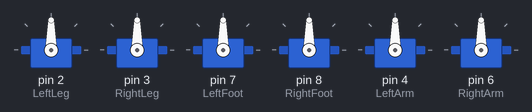
This sketch was run on a simulated Arduino Uno, built with avr-gcc and run on an emulated ATmega328P. Shown: 6 × servo.

Above: at 0.1 s.
At 1.2 s:
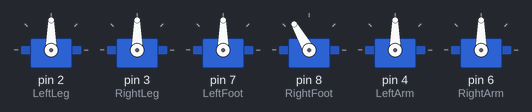
At 8.2 s:
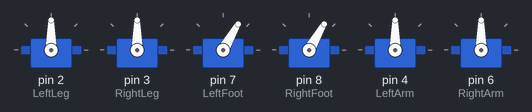
At 14.0 s:
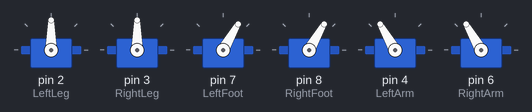
At 19.5 s:
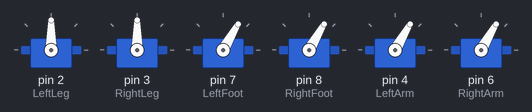
At 35.2 s:
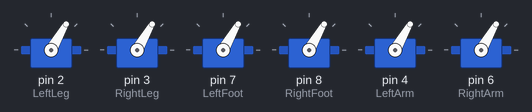
Timing chart, 0 to 40.0 s (numbered marks = the images above):
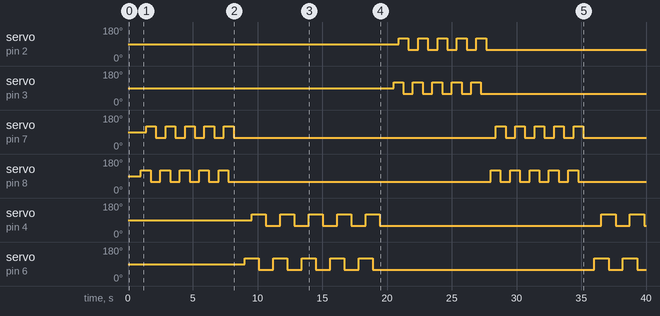

The sketch:

Box_Bot_Arduino_Code.ino
```cpp
//Importing servo library
#include <Servo.h>

//Digital Pin Assigment
#define LeftArm 4
#define RightArm 6
#define LeftFoot 7
#define RightFoot 8
#define LeftLeg 2
#define RightLeg 3

//Assigning Servo Variables
Servo leftLeg;
Servo rightLeg;
Servo leftFoot;
Servo rightFoot;
Servo leftArm;
Servo rightArm;

void setup() {

//Attaching/activating the servos
 leftLeg.attach(LeftLeg);
 rightLeg.attach(RightLeg);
 leftFoot.attach(LeftFoot);
 rightFoot.attach(RightFoot);
 leftArm.attach(LeftArm);
 rightArm.attach(RightArm);

//Positioning the servos to starting/normal position
 leftLeg.write(90);
 rightLeg.write(90);
 leftFoot.write(90);
 rightFoot.write(90);
 leftArm.write(90);
 rightArm.write(90);
 delay(1000);

//Detach before starting program and save power
 leftLeg.detach();
 rightLeg.detach();
 leftFoot.detach();
 rightFoot.detach();
 leftArm.detach();
 rightArm.detach();
}

void loop() {

//Foot dance movement
  for (int i = 0; i < 5; i++) {
    //Move right foot forward
    rightFoot.attach(RightFoot);
    rightFoot.write(120);
    delay(150);
    rightFoot.detach();
    delay(250);

    // Move left foot forward
    leftFoot.attach(LeftFoot);
    leftFoot.write(120);
    delay(100);
    leftFoot.detach();
    delay(250);

    // Move right foot backward
    rightFoot.attach(RightFoot);
    rightFoot.write(60);
    delay(150);
    rightFoot.detach();
    delay(250);

    // Move left foot backward
    leftFoot.attach(LeftFoot);
    leftFoot.write(60);
    delay(100);
    leftFoot.detach();
    delay(250);
  }

//Delay before next dance move
  delay(500);

//Arm dance movement
  for (int i = 0; i < 5; i++) {
    // Move right arm forward
    rightArm.attach(RightArm);
    rightArm.write(120);
    delay(300);
    rightArm.detach();
    delay(250);

    // Move left arm forward
    leftArm.attach(LeftArm);
    leftArm.write(120);
    delay(300);
    leftArm.detach();
    delay(250);

    // Move right arm backward
    rightArm.attach(RightArm);
    rightArm.write(60);
    delay(300);
    rightArm.detach();
    delay(250);

     // Move left arm backward
    leftArm.attach(LeftArm);
    leftArm.write(60);
    delay(300);
    leftArm.detach();
    delay(250);
  }

//Delay before next dance move
  delay(500);

//Leg dance movement
  for (int i = 0; i < 5; i++) {
    // Move right leg forward
    rightLeg.attach(RightLeg);
    rightLeg.write(120);
    delay(150);
    rightLeg.detach();
    delay(250);

    // Move left leg forward
    leftLeg.attach(LeftLeg);
    leftLeg.write(120);
    delay(100);
    leftLeg.detach();
    delay(250);

    // Move right leg backward
    rightLeg.attach(RightLeg);
    rightLeg.write(60);
    delay(150);
    rightLeg.detach();
    delay(250);

    // Move left leg backward
    leftLeg.attach(LeftLeg);
    leftLeg.write(60);
    delay(100);
    leftLeg.detach();
    delay(250);
  }

}
```

Measured:
- by itself, servo on pin 2 (LeftLeg): 90° → 120° at 20.9 s, → 60° 0.75 s later, → 120° 0.75 s later, → 60° 0.75 s later, … (10 changes in this stretch)
- by itself, servo on pin 3 (RightLeg): 90° → 120° at 20.5 s, → 60° 0.75 s later, → 120° 0.75 s later, → 60° 0.75 s later, … (10 changes in this stretch)
